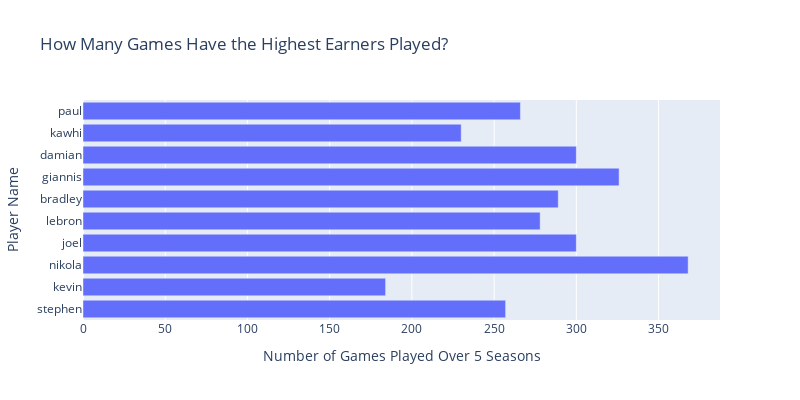

The code cell stored with this chart in its notebook:
### Markdown cell above
I'm curious about the following and will use visualizations to dig deeper:
- How many games have the top earners played?
- How does the number of games played relate to contract values?
- How does the number of games started relate to contract values?

### Code cell
#create a dataframe of top 5 highest earners
top_earners = preprocessed_data.nlargest(10, 'Current_Contract').sort_values('Current_Contract', ascending= False)

# Create a horizontal bar chart
fig = px.bar(top_earners, x='GP', y='First_Name', orientation='h',
             title='How Many Games Have the Highest Earners Played?', 
             labels={'GP': 'Number of Games Played Over 5 Seasons', 
                     'First_Name': 'Player Name'})

# Update layout
fig.update_layout(width=800, height=400, 
                  xaxis_title='Number of Games Played Over 5 Seasons', 
                  yaxis_title='Player Name')

# Show the plot
fig.show()

### Figure 1 — Plotly figure (JSON) as saved in the notebook; plotly's stock layout.template omitted (floating-point values rounded to 4 significant figures)
{"data": [{"alignmentgroup": "True", "hovertemplate": "Number of Games Played Over 5 Seasons=%{x}<br>Player Name=%{y}<extra></extra>", "legendgroup": "", "marker": {"color": "#636efa", "pattern": {"shape": ""}}, "name": "", "offsetgroup": "", "orientation": "h", "showlegend": false, "textposition": "auto", "type": "bar", "x": [257, 184, 368, 300, 278, 289, 326, 300, 230, 266], "xaxis": "x", "y": ["stephen", "kevin", "nikola", "joel", "lebron", "bradley", "giannis", "damian", "kawhi", "paul"], "yaxis": "y"}], "layout": {"barmode": "relative", "height": 400, "legend": {"tracegroupgap": 0}, "title": {"text": "How Many Games Have the Highest Earners Played?"}, "width": 800, "xaxis": {"anchor": "y", "autorange": true, "domain": [0, 1], "range": [0, 387.4], "title": {"text": "Number of Games Played Over 5 Seasons"}, "type": "linear"}, "yaxis": {"anchor": "x", "autorange": true, "domain": [0, 1], "range": [-0.5, 9.5], "title": {"text": "Player Name"}, "type": "category"}}}
